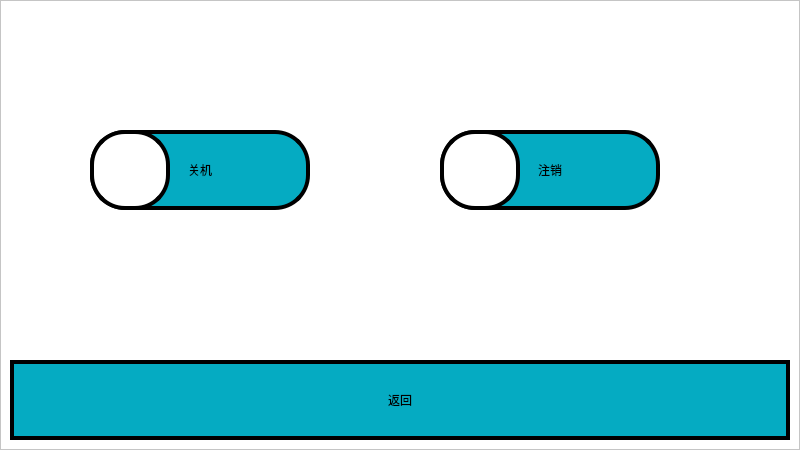
<?xml version="1.0" encoding="UTF-8"?>
<ui version="4.0">
 <class>Form</class>
 <widget class="QWidget" name="Form">
  <property name="geometry">
   <rect>
    <x>0</x>
    <y>0</y>
    <width>800</width>
    <height>450</height>
   </rect>
  </property>
  <property name="windowTitle">
   <string>Form</string>
  </property>
  <property name="styleSheet">
   <string notr="true">background-color: rgb(255, 255, 255);</string>
  </property>
  <widget class="QFrame" name="frame">
   <property name="geometry">
    <rect>
     <x>0</x>
     <y>0</y>
     <width>800</width>
     <height>450</height>
    </rect>
   </property>
   <property name="styleSheet">
    <string notr="true"/>
   </property>
   <property name="frameShape">
    <enum>QFrame::StyledPanel</enum>
   </property>
   <property name="frameShadow">
    <enum>QFrame::Raised</enum>
   </property>
   <widget class="QPushButton" name="btnReturn">
    <property name="geometry">
     <rect>
      <x>10</x>
      <y>360</y>
      <width>780</width>
      <height>80</height>
     </rect>
    </property>
    <property name="styleSheet">
     <string notr="true">QPushButton {
font: 20pt &quot;宋体&quot;;
border:4px solid rgb(0,0,0);
background-color:#05abc2;
}

QPushButton:pressed{
background-color: rgb(255, 0, 0);
}
</string>
    </property>
    <property name="text">
     <string>返回</string>
    </property>
   </widget>
   <widget class="QPushButton" name="btnShutdown">
    <property name="geometry">
     <rect>
      <x>90</x>
      <y>130</y>
      <width>220</width>
      <height>80</height>
     </rect>
    </property>
    <property name="styleSheet">
     <string notr="true">QPushButton {
font: 20pt &quot;宋体&quot;;
border:4px solid rgb(0,0,0);
background-color:#05abc2;
border-radius: 35px;
}

QPushButton:pressed{
background-color: rgb(255, 0, 0);
}
</string>
    </property>
    <property name="text">
     <string>关机</string>
    </property>
   </widget>
   <widget class="QPushButton" name="btnLogout">
    <property name="geometry">
     <rect>
      <x>440</x>
      <y>130</y>
      <width>220</width>
      <height>80</height>
     </rect>
    </property>
    <property name="styleSheet">
     <string notr="true">QPushButton {
font: 20pt &quot;宋体&quot;;
border:4px solid rgb(0,0,0);
background-color:#05abc2;
border-radius: 35px;
}

QPushButton:pressed{
background-color: rgb(255, 0, 0);
}
</string>
    </property>
    <property name="text">
     <string>注销</string>
    </property>
   </widget>
   <widget class="QLabel" name="shutdown_icon_label">
    <property name="geometry">
     <rect>
      <x>90</x>
      <y>130</y>
      <width>80</width>
      <height>80</height>
     </rect>
    </property>
    <property name="styleSheet">
     <string notr="true">font: 20pt &quot;幼圆&quot;;
border:4px solid rgb(0,0,0);
background-color: rgb(255, 255, 255);
border-radius: 35px;

</string>
    </property>
    <property name="text">
     <string/>
    </property>
   </widget>
   <widget class="QLabel" name="logout_icon_label">
    <property name="geometry">
     <rect>
      <x>440</x>
      <y>130</y>
      <width>80</width>
      <height>80</height>
     </rect>
    </property>
    <property name="styleSheet">
     <string notr="true">font: 20pt &quot;幼圆&quot;;
border:4px solid rgb(0,0,0);
background-color: rgb(255, 255, 255);
border-radius: 35px;

</string>
    </property>
    <property name="text">
     <string/>
    </property>
   </widget>
  </widget>
 </widget>
 <resources/>
 <connections/>
</ui>
